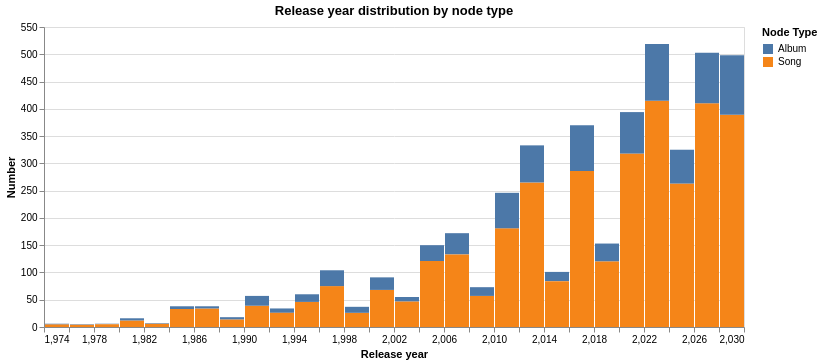

Notebook code cell kept with this figure:
### Markdown cell above
## 9. Release dates — split by node type
Same histogram but coloured by node type. This shows whether songs and albums follow the same timeline.

### Code cell
alt.Chart(year_df).mark_bar().encode(
    alt.X('release_date:Q').bin(maxbins=40).title('Release year'),
    alt.Y('count():Q').title('Number'),
    color='Node Type:N',
    tooltip=['Node Type', 'count()']
).properties(
    width=700, height=300,
    title='Release year distribution by node type'
)

### Figure 1 — Vega-Lite specification as saved in the notebook (floating-point values rounded to 4 significant figures; data arrays with more than 128 entries replaced by an {"elided": "..."} marker saying what was removed)
{"config": {"view": {"continuousWidth": 300, "continuousHeight": 300}}, "data": {"name": "data-4b5cdd22f649e98ed81bcdbb4497c0a2"}, "mark": {"type": "bar"}, "encoding": {"color": {"field": "Node Type", "type": "nominal"}, "tooltip": [{"field": "Node Type", "type": "nominal"}, {"aggregate": "count", "type": "quantitative"}], "x": {"bin": {"maxbins": 40}, "field": "release_date", "title": "Release year", "type": "quantitative"}, "y": {"aggregate": "count", "title": "Number", "type": "quantitative"}}, "height": 300, "title": "Release year distribution by node type", "width": 700, "$schema": "https://vega.github.io/schema/vega-lite/v6.4.1.json", "datasets": {"data-4b5cdd22f649e98ed81bcdbb4497c0a2": {"elided": "4409 records"}}}
